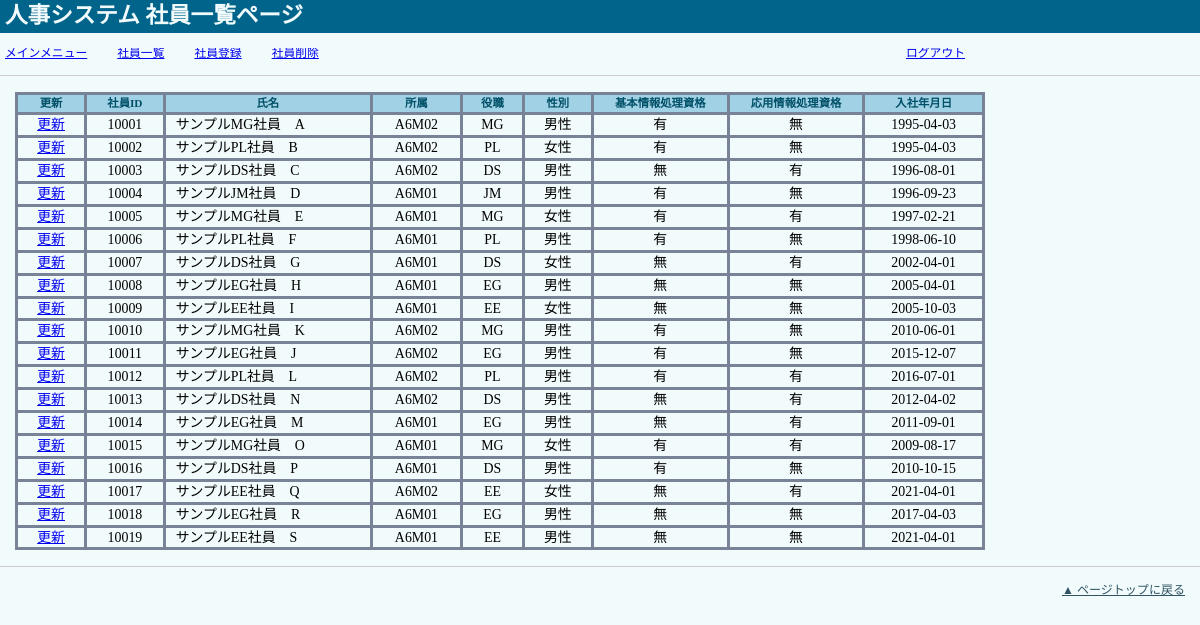
Screenshot of /employee_list.php (signed in) with the database file from the repository.
### tables this page shows
CREATE TABLE employee (
  id VARCHAR(5)  NOT NULL PRIMARY KEY,
  password VARCHAR(10)  NOT NULL,
  name VARCHAR(50)  NOT NULL,
  bkcode VARCHAR(5)  NOT NULL,
  position VARCHAR(2)  NOT NULL,
  gender INTEGER(1)  NOT NULL,
  hasfe INTEGER(1)  NOT NULL,
  hasap INTEGER(1)  NOT NULL,
  hire_date date NOT NULL 
);

### dataaccess/employeePDO.php (called while the page is built, shortened)
<?php
function employee_list(PDO $dbh): PDOStatement{
    $sql = 'SELECT * FROM employee';
    $statement = $dbh->query($sql);
    return $statement;
}

### check/input_checker.php (called while the page is built, shortened)
<?php
function stringHTML(string $string) :string {
    return htmlspecialchars($string, ENT_QUOTES, 'UTF-8');
}

### check/replacement_checker.php (called while the page is built)
<?php
function gender_replacement($gender): string
{
    if ($gender == "1") {
        $gender = "男性";
    }
    if ($gender == "2") {
        $gender = "女性";
    }
    return $gender;
}
function hasfe_replacement($hasfe): string
{
    if ($hasfe == "0") {
        $hasfe = "無";
    }
    if ($hasfe == "1") {
        $hasfe = "有";
    }
    return $hasfe;
}
function hasap_replacement($hasap): string
{
    if ($hasap == "0") {
        $hasap = "無";
    }
    if ($hasap == "1") {
        $hasap = "有";
    }
    return $hasap;
}

### employee_list.php (the view, shortened to what this page needs)
<?php
require_once __DIR__ . '/check/input_checker.php';
require_once __DIR__ . '/check/replacement_checker.php';
require_once __DIR__ . '/dataaccess/employeePDO.php';
?>
<?php
	$page_name = '社員一覧ページ';
	require_once __DIR__ . '/inc/header.php';
?>
	<section id="main">
		<?php
		try {
			$dbh = db_open();
			$statement = employee_list($dbh);
		?>
			<table border="1">
				<tr>
					<th>更新</th>
					<th>社員ID</th>
					<th>氏名</th>
					<th>所属</th>
					<th>役職</th>
					<th>性別</th>
					<th>基本情報処理資格</th>
					<th>応用情報処理資格</th>
					<th>入社年月日</th>
				</tr>
				<?php while ($row = $statement->fetch()) : ?>
					<tr>
						<td class="center"><a href="edit.php?id=<?php echo (int) $row['id']; ?>">更新</a></td>
						<td class="center"><?php echo stringHTML($row['id']) ?></td>
						<td><?php echo stringHTML($row['name']) ?></td>
						<td class="center"><?php echo stringHTML($row['bkcode']) ?></td>
						<td class="center"><?php echo stringHTML($row['position']) ?></td>
						<td class="center"><?php echo stringHTML(gender_replacement($row['gender'])) ?></td>
						<td class="center"><?php echo stringHTML(hasfe_replacement($row['hasfe'])) ?></td>
						<td class="center"><?php echo stringHTML(hasap_replacement($row['hasap'])) ?></td>
						<td class="center"><?php echo stringHTML($row['hire_date']) ?></td>
					</tr>
				<?php endwhile; ?>
			</table>
		<?php
		} catch (PDOException $e) {
			echo "エラー!: " . stringHTML($e->getMessage());
			exit;
		}
		?>
	</section>
<?php require_once __DIR__ . '/inc/footer.php';

### inc/header.php (shortened to what this page needs)
<!DOCTYPE html>
<html lang="ja">
<head>
    <link rel="stylesheet" href="css/reset.css" type="text/css">
    <link rel="stylesheet" href="css/common.css" type="text/css">
</head>
<body>
    <header>
        <h1>人事システム <?= $page_name ?></h1>
    </header>
    <nav>
        <ul class="gnav">
            <li class="gnav"><a href="./">メインメニュー</a></li>
            <li class="gnav"><a href="employee_list.php">社員一覧</a></li>
            <li class="gnav"><a href="register.php">社員登録</a></li>
            <li class="gnav"><a href="delete.php">社員削除</a></li>
            <li class="gnav right"><a href="logout.php">ログアウト</a></li>
        </ul>
    </nav>
    <hr>

### inc/footer.php
<hr>
<P class="right"><a href="#">▲ ページトップに戻る</a></P>
</body>
</html>

### css/common.css (style rules this page uses)
body { background-color:#F2FBfc; }
h1 { background-color:#00648b; font-size: 1.5em; color: #F2FBfc; margin-bottom: 15px; padding: 5px 5px; }
.center { text-align: center; }
ul.gnav { padding: 0px 5px; overflow: hidden; width:970px; }
li.gnav { font-size: 0.8em; margin-right: 30px ; float: left; }
li.right { float: right; margin-right: 10px ; }
p.right { padding: 0px 5px 50px 0px; }
p.right a { float: right; margin-right: 10px ; font-size: 0.8em; color:rgb(48, 84, 99); }
section#main { clear:left; }
table { width:970px; margin: 0px 5px ; }
section table th { background-color:#a1d1e4; color: #005068; border:solid #798397; font-size: 0.8em; padding: 3px ; }
section table td { border:solid #798397; padding: 3px 10px; }
section#main { margin-left: 10px; }

### rows the page displays
employee: id "10001", name "サンプルMG社員 A", bkcode "A6M02", position "MG", gender "男性", hasfe "有", hasap "無", hire_date "1995-04-03"
employee: id "10002", name "サンプルPL社員 B", bkcode "A6M02", position "PL", gender "女性", hasfe "有", hasap "無", hire_date "1995-04-03"
employee: id "10003", name "サンプルDS社員 C", bkcode "A6M02", position "DS", gender "男性", hasfe "無", hasap "有", hire_date "1996-08-01"
employee: id "10004", name "サンプルJM社員 D", bkcode "A6M01", position "JM", gender "男性", hasfe "有", hasap "無", hire_date "1996-09-23"
employee: id "10005", name "サンプルMG社員 E", bkcode "A6M01", position "MG", gender "女性", hasfe "有", hasap "有", hire_date "1997-02-21"
employee: id "10006", name "サンプルPL社員 F", bkcode "A6M01", position "PL", gender "男性", hasfe "有", hasap "無", hire_date "1998-06-10"
employee: id "10007", name "サンプルDS社員 G", bkcode "A6M01", position "DS", gender "女性", hasfe "無", hasap "有", hire_date "2002-04-01"
employee: id "10008", name "サンプルEG社員 H", bkcode "A6M01", position "EG", gender "男性", hasfe "無", hasap "無", hire_date "2005-04-01"
employee: id "10009", name "サンプルEE社員 I", bkcode "A6M01", position "EE", gender "女性", hasfe "無", hasap "無", hire_date "2005-10-03"
employee: id "10010", name "サンプルMG社員 K", bkcode "A6M02", position "MG", gender "男性", hasfe "有", hasap "無", hire_date "2010-06-01"
employee: id "10011", name "サンプルEG社員 J", bkcode "A6M02", position "EG", gender "男性", hasfe "有", hasap "無", hire_date "2015-12-07"
employee: id "10012", name "サンプルPL社員 L", bkcode "A6M02", position "PL", gender "男性", hasfe "有", hasap "有", hire_date "2016-07-01"
employee: id "10013", name "サンプルDS社員 N", bkcode "A6M02", position "DS", gender "男性", hasfe "無", hasap "有", hire_date "2012-04-02"
employee: id "10014", name "サンプルEG社員 M", bkcode "A6M01", position "EG", gender "男性", hasfe "無", hasap "有", hire_date "2011-09-01"
employee: id "10015", name "サンプルMG社員 O", bkcode "A6M01", position "MG", gender "女性", hasfe "有", hasap "有", hire_date "2009-08-17"
employee: id "10016", name "サンプルDS社員 P", bkcode "A6M01", position "DS", gender "男性", hasfe "有", hasap "無", hire_date "2010-10-15"
employee: id "10017", name "サンプルEE社員 Q", bkcode "A6M02", position "EE", gender "女性", hasfe "無", hasap "有", hire_date "2021-04-01"
employee: id "10018", name "サンプルEG社員 R", bkcode "A6M01", position "EG", gender "男性", hasfe "無", hasap "無", hire_date "2017-04-03"
employee: id "10019", name "サンプルEE社員 S", bkcode "A6M01", position "EE", gender "男性", hasfe "無", hasap "無", hire_date "2021-04-01"

### other values shown
$page_name "社員一覧ページ"
